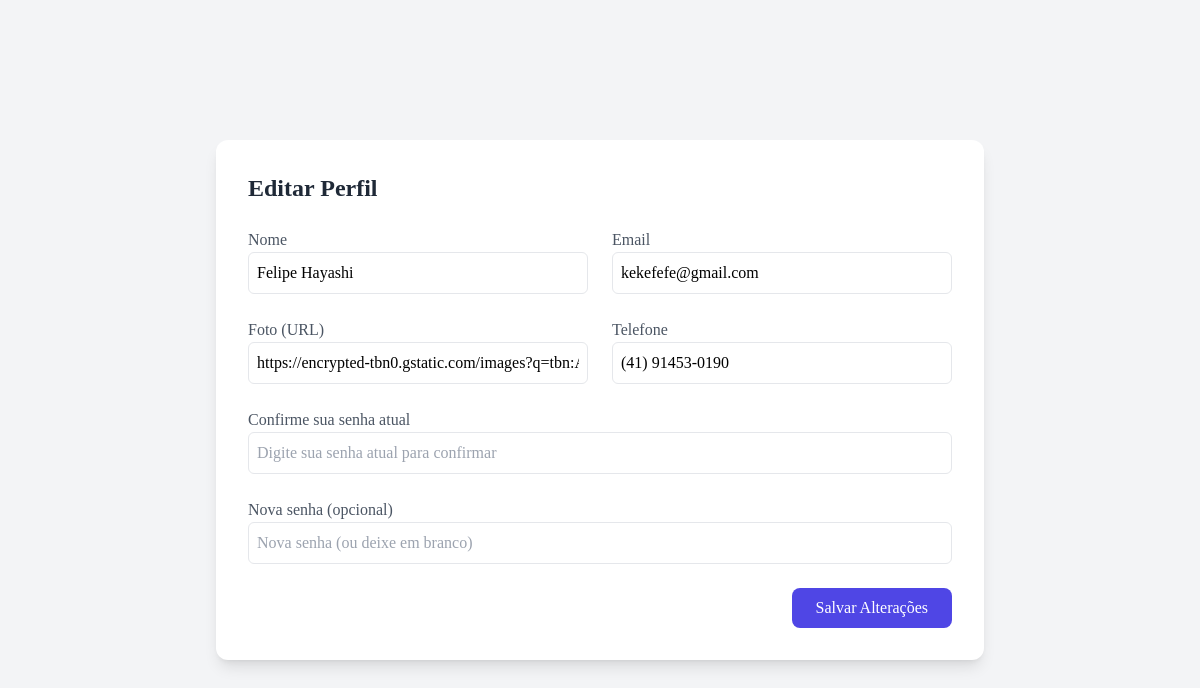
Page /editarPerfil.php?id=4 on the earlier database version.
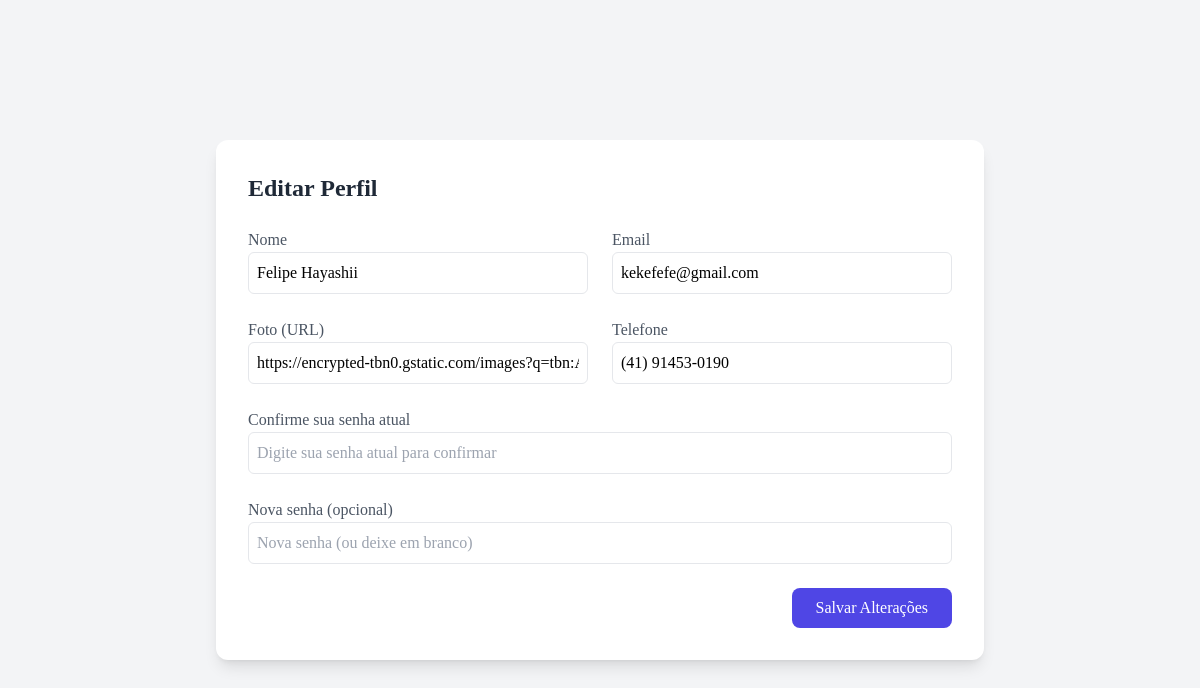
Same page on the later database version.
### tables this page shows
CREATE TABLE `usuario` (
  `id` int(11) NOT NULL,
  `nome_usuario` varchar(20) NOT NULL,
  `email_usuario` varchar(150) NOT NULL,
  `senha_usuario` varchar(150) NOT NULL,
  `permissoes_usuario` text NOT NULL,
  `ativo_usuario` tinyint(1) NOT NULL,
  `url_foto` varchar(500) DEFAULT NULL,
  `telefone` varchar(40) DEFAULT NULL,
  `id_redesocial` int(11) DEFAULT NULL
);

### assets/classes/usuarios.class.php (called while the page is built, shortened)
<?php
class Usuarios {
    private $con;
    public function __construct() {
        $this->con = new Conexao();
    }
    public function buscarUsuario($id) {
        try {
            $conexao = $this->con->conectar();
            $sql = $conexao->prepare("SELECT * FROM usuario WHERE id = :id");
            $sql->bindParam(':id', $id, PDO::PARAM_INT);
            if (!$sql->execute()) {
                throw new PDOException("Erro ao executar a consulta");
            }
            return $sql->fetch(PDO::FETCH_ASSOC);
        } catch (PDOException $ex) {
            error_log("ERRO NA CONSULTA: " . $ex->getMessage());
            return false;
        }
    }
}

### editarPerfil.php (the view, shortened to what this page needs)
<?php
include 'assets/classes/usuarios.class.php';
$usuario = new Usuarios();
$dadosUsuario = $usuario->buscarUsuario($_GET['id']);
?>
<!DOCTYPE html>
<html lang="pt-BR">
<head>
    <script src="https://cdn.tailwindcss.com"></script>
</head>
<body class="bg-gray-100 font-[Poppins]">
    <div class="min-h-screen flex items-center justify-center p-6">
        <div class="bg-white shadow-lg rounded-xl p-8 w-full max-w-3xl">
            <h2 class="text-2xl font-bold text-gray-800 mb-6">Editar Perfil</h2>
            <form action="editarPerfilSubmit.php" method="POST" class="grid grid-cols-1 md:grid-cols-2 gap-6">
                <div>
                    <label class="text-gray-600">Nome</label>
                    <input type="text" name="nome_usuario" value="<?php echo $dadosUsuario['nome_usuario']; ?>" class="w-full p-2 border rounded-md" required>
                </div>
                <div>
                    <label class="text-gray-600">Email</label>
                    <input type="email" name="email_usuario" value="<?php echo $dadosUsuario['email_usuario']; ?>" class="w-full p-2 border rounded-md" required>
                </div>
                <div>
                    <label class="text-gray-600">Foto (URL)</label>
                    <input type="text" name="url_foto" value="<?php echo $dadosUsuario['url_foto']; ?>" class="w-full p-2 border rounded-md">
                </div>
                <div>
                    <label class="text-gray-600">Telefone</label>
                    <input type="text" name="telefone" value="<?php echo $dadosUsuario['telefone']; ?>" class="w-full p-2 border rounded-md">
                </div>
                <div class="col-span-1 md:col-span-2">
                    <label class="text-gray-600">Confirme sua senha atual</label>
                    <input type="password" name="senha_atual" placeholder="Digite sua senha atual para confirmar" class="w-full p-2 border rounded-md" required>
                </div>
                <div class="col-span-1 md:col-span-2">
                    <label class="text-gray-600">Nova senha (opcional)</label>
                    <input type="password" name="nova_senha" placeholder="Nova senha (ou deixe em branco)" class="w-full p-2 border rounded-md">
                </div>
                <div class="col-span-1 md:col-span-2 text-right">
                    <button type="submit" class="px-6 py-2 bg-indigo-600 text-white rounded-lg hover:bg-indigo-700 transition">
                        Salvar Alterações
                    </button>
                </div>
            </form>
        </div>
    </div>
</body>
</html>

Differences in the rows shown:
changed usuario "kekefefe@gmail.com": nome_usuario "Felipe Hayashi" → "Felipe Hayashii"
